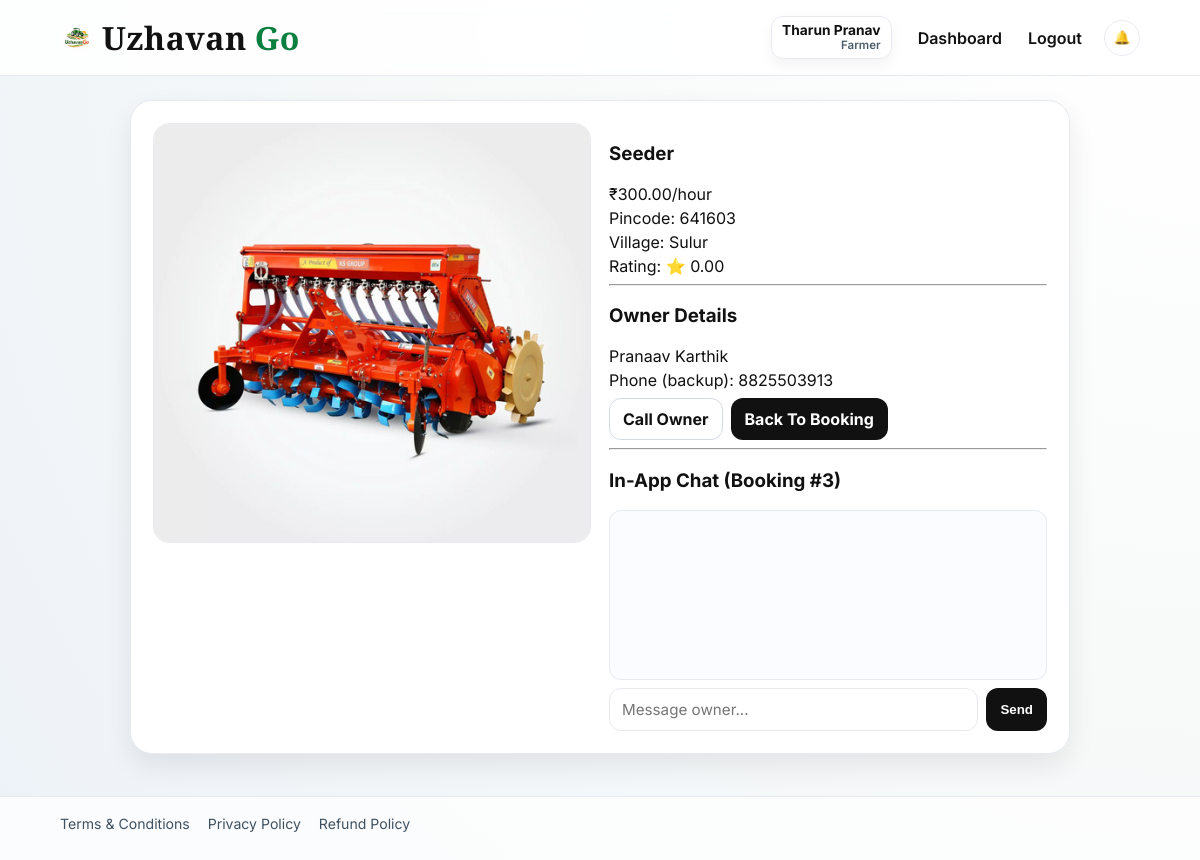
Screenshot of /tractor/2 (signed in) with the database file from the repository.
### app/models/user.py (models this page shows)
class User(UserMixin, TimestampMixin, db.Model):
    __tablename__ = "users"
    id = db.Column(PKType, primary_key=True, autoincrement=True)
    full_name = db.Column(db.String(120), nullable=False)
    email = db.Column(db.String(255), nullable=False, unique=True, index=True)
    phone = db.Column(db.String(10), nullable=False, index=True, default="")
    password_hash = db.Column(db.String(255), nullable=False)
    role = db.Column(db.String(24), nullable=False, index=True)
    is_verified_owner = db.Column(db.Boolean, nullable=False, default=False, index=True)
    is_active_user = db.Column(db.Boolean, nullable=False, default=True)
    last_login = db.Column(db.DateTime(timezone=True), nullable=True, index=True)
    tractors = db.relationship("Tractor", back_populates="owner", lazy="dynamic")
    bookings = db.relationship("Booking", back_populates="farmer", lazy="dynamic", foreign_keys="Booking.farmer_id")
    owner_bookings = db.relationship("Booking", back_populates="owner", lazy="dynamic", foreign_keys="Booking.owner_id")
    notifications = db.relationship("Notification", back_populates="user", lazy="dynamic")
    earnings = db.relationship("OwnerEarning", back_populates="owner", lazy="dynamic")
    sent_messages = db.relationship(
        "ChatMessage",
        back_populates="sender",
        lazy="dynamic",
        foreign_keys="ChatMessage.sender_id",
    )

### app/models/tractor.py (models this page shows)
class Tractor(TimestampMixin, db.Model):
    __tablename__ = "tractors"
    id = db.Column(PKType, primary_key=True, autoincrement=True)
    owner_id = db.Column(PKType, db.ForeignKey("users.id", ondelete="CASCADE"), nullable=False, index=True)
    title = db.Column(db.String(140), nullable=False)
    description = db.Column(db.Text, nullable=True)
    price_per_hour = db.Column(db.Numeric(10, 2), nullable=False)
    image_path = db.Column(db.String(500), nullable=True)
    latitude = db.Column(db.Numeric(10, 7), nullable=True)
    longitude = db.Column(db.Numeric(10, 7), nullable=True)
    location_label = db.Column(db.String(255), nullable=True)
    pincode = db.Column(db.String(6), nullable=False, index=True, default="")
    village = db.Column(db.String(120), nullable=True)
    district = db.Column(db.String(120), nullable=True)
    equipment_type = db.Column(db.String(24), nullable=False, default="Tractor", index=True)
    availability_status = db.Column(db.String(24), nullable=False, default="available", index=True)
    is_available = db.Column(db.Boolean, nullable=False, default=True, index=True)
    rating_avg = db.Column(db.Numeric(3, 2), nullable=False, default=0)
    average_rating = db.Column(db.Numeric(3, 2), nullable=False, default=0)
    rating_count = db.Column(db.Integer, nullable=False, default=0)
    owner = db.relationship("User", back_populates="tractors")
    bookings = db.relationship("Booking", back_populates="tractor", lazy="dynamic")
    reviews = db.relationship("Review", back_populates="tractor", lazy="dynamic")
    __table_args__ = (
        db.Index("ix_tractors_owner_available", "owner_id", "is_available"),
        db.Index("ix_tractors_created_at", "created_at"),
        db.Index("ix_tractors_pincode", "pincode"),
    )

### app/models/booking.py (models this page shows)
class Booking(TimestampMixin, db.Model):
    __tablename__ = "bookings"
    id = db.Column(PKType, primary_key=True, autoincrement=True)
    tractor_id = db.Column(PKType, db.ForeignKey("tractors.id", ondelete="CASCADE"), nullable=False, index=True)
    farmer_id = db.Column(PKType, db.ForeignKey("users.id", ondelete="CASCADE"), nullable=False, index=True)
    owner_id = db.Column(PKType, db.ForeignKey("users.id", ondelete="CASCADE"), nullable=False, index=True)
    status = db.Column(db.String(24), nullable=False, default="pending", index=True)
    start_time = db.Column(db.DateTime(timezone=True), nullable=False)
    end_time = db.Column(db.DateTime(timezone=True), nullable=False)
    hours = db.Column(db.Integer, nullable=False)
    quoted_price_per_hour = db.Column(db.Numeric(10, 2), nullable=False)
    total_amount = db.Column(db.Numeric(12, 2), nullable=False)
    total_base_price = db.Column(db.Numeric(12, 2), nullable=False, default=0)
    total_addon_price = db.Column(db.Numeric(12, 2), nullable=False, default=0)
    grand_total = db.Column(db.Numeric(12, 2), nullable=False, default=0)
    surge_multiplier = db.Column(db.Numeric(5, 2), nullable=False, default=1)
    commission_pct = db.Column(db.Numeric(5, 2), nullable=False, default=10)
    commission_amount = db.Column(db.Numeric(12, 2), nullable=False, default=0)
    owner_payout_amount = db.Column(db.Numeric(12, 2), nullable=False, default=0)
    accepted_at = db.Column(db.DateTime(timezone=True), nullable=True)
    en_route_at = db.Column(db.DateTime(timezone=True), nullable=True)
    started_at = db.Column(db.DateTime(timezone=True), nullable=True)
    completed_at = db.Column(db.DateTime(timezone=True), nullable=True)
    farmer_confirmed_at = db.Column(db.DateTime(timezone=True), nullable=True)
    completion_confirmed_hours = db.Column(db.Integer, nullable=True)
    cancelled_at = db.Column(db.DateTime(timezone=True), nullable=True)
    paid_at = db.Column(db.DateTime(timezone=True), nullable=True)
    farmer_note = db.Column(db.Text, nullable=True)
    owner_note = db.Column(db.Text, nullable=True)
    tractor = db.relationship("Tractor", back_populates="bookings")
    farmer = db.relationship("User", back_populates="bookings", foreign_keys=[farmer_id])
    owner = db.relationship("User", back_populates="owner_bookings", foreign_keys=[owner_id])
    payment = db.relationship("Payment", back_populates="booking", uselist=False)
    addons = db.relationship("BookingAddon", back_populates="booking", lazy="dynamic", cascade="all, delete-orphan")
    __table_args__ = (
        db.Index("ix_bookings_farmer_status", "farmer_id", "status"),
        db.Index("ix_bookings_tractor_status", "tractor_id", "status"),
        db.CheckConstraint("hours > 0", name="ck_booking_hours_positive"),
    )

### app/routes/web/dashboard.py (the view)
@web_dashboard_bp.get("/tractor/<int:tractor_id>")
@login_required
@role_required("farmer")
def tractor_detail(tractor_id):
    tractor = Tractor.query.get_or_404(tractor_id)
    owner = User.query.get_or_404(tractor.owner_id)
    recent_booking = (
        Booking.query.filter_by(tractor_id=tractor.id, farmer_id=current_user.id)
        .order_by(Booking.created_at.desc())
        .first()
    )
    return render_template(
        "tractor_detail.html",
        tractor=tractor,
        owner=owner,
        recent_booking=recent_booking,
    )

### app/__init__.py (called while the page is built)
@login_manager.user_loader
def load_user(user_id):
    return User.query.get(int(user_id))

### app/services/notification_service.py (called while the page is built)
    @staticmethod
    def unread_count(user_id):
        return Notification.query.filter_by(user_id=user_id, is_read=False).count()

    @staticmethod
    def latest_for_user(user_id, limit=10):
        return (
            Notification.query.filter_by(user_id=user_id, is_read=False)
            .order_by(Notification.created_at.desc())
            .limit(limit)
            .all()
        )

### templates/tractor_detail.html (shortened to what this page needs)
{% extends 'base.html' %}
{% block content %}
<section class="tractor-detail-wrap">
    <article class="tractor-detail-card">
        {% if tractor.image_path %}
            <img src="{{ url_for('static', filename=tractor.image_path) }}" alt="{{ tractor.title }}" class="tractor-detail-image" />
        {% endif %}
        <div class="tractor-detail-content">
            <h1>{{ tractor.title }}</h1>
            <p>₹{{ tractor.price_per_hour }}/hour</p>
            <p>Pincode: {{ tractor.pincode }}</p>
            <p>Village: {{ tractor.village or 'N/A' }}</p>
            <p>Rating: ⭐ {{ tractor.average_rating or tractor.rating_avg }}</p>
            <hr />
            <h3>Owner Details</h3>
            <p>{{ owner.full_name }}</p>
            <p>Phone (backup): {{ owner.phone }}</p>
            <div class="inline-actions">
                <a href="tel:{{ owner.phone }}" class="btn line">Call Owner</a>
                <a href="{{ url_for('web_dashboard.farmer_dashboard') }}" class="btn black">Back To Booking</a>
            </div>
            {% if recent_booking %}
            <hr />
            <h3>In-App Chat (Booking #{{ recent_booking.id }})</h3>
            <div id="chatBox" class="chat-box"></div>
            <div class="inline-actions">
                <input id="chatInput" placeholder="Message owner..." />
                <button type="button" class="btn black" id="chatSendBtn">Send</button>
            </div>
            {% else %}
            <p class="muted">Chat unlocks after you make a booking for this tractor.</p>
            {% endif %}
        </div>
    </article>
</section>
{% endblock %}

### templates/base.html (shortened to what this page needs)
<!DOCTYPE html>
<html lang="en">
<head>
    <link rel="stylesheet" href="{{ url_for('static', filename='css/styles.css') }}" />
</head>
<body>
<header class="topbar">
    <a href="{{ url_for('web_auth.landing') }}" class="brand signature-brand">
        <img
            src="{{ url_for('static', filename='images/uzhavango-logo-64.png') }}"
            alt="UzhavanGo"
            class="brand-logo"
            onerror="this.style.display='none';"
        />
        <span class="brand-black">Uzhavan</span><span class="brand-green">Go</span>
    </a>
    <nav>
        {% if current_user.is_authenticated %}
            <span class="user-chip" title="Logged in user">
                <strong>{{ current_user.full_name }}</strong>
                <small>{{ current_user.role|title }}</small>
            </span>
            <a href="{{ url_for('web_dashboard.dashboard') }}">Dashboard</a>
            <a href="{{ url_for('web_auth.logout') }}">Logout</a>
            <div class="notification-menu-wrap">
                <button class="icon-btn" id="notifBellBtn" type="button">
                    🔔
                </button>
            </div>
        {% else %}
            <a href="{{ url_for('web_auth.login') }}">Login</a>
            <a href="{{ url_for('web_auth.register') }}">Register</a>
        {% endif %}
    </nav>
</header>
<main class="page">
    {% block content %}{% endblock %}
</main>
<footer class="site-footer">
    <a href="{{ url_for('web_auth.terms_page') }}">Terms &amp; Conditions</a>
    <a href="{{ url_for('web_auth.privacy_page') }}">Privacy Policy</a>
    <a href="{{ url_for('web_auth.refund_page') }}">Refund Policy</a>
</footer>
</body>
</html>

### static/css/styles.css (style rules this page uses)
:root { --bg: #F8FAF9; --card: #fff; --ink: #111111; --muted: #6b7280; --line: #e7ebf0; --green: #1E7F3F; --accent: #F59E0B; --radius: 16px; --shadow: 0 12px 28px rgba(0, 0, 0, 0.08); }
* { box-sizing: border-box; }
body { margin: 0; font-family: "Inter", "Poppins", sans-serif; color: var(--ink); background: radial-gradient(circle at top right, #ffffff 0%, var(--bg) 45%, #edf2f8 100%); }
.site-footer { border-top: 1px solid var(--line); padding: 18px 5vw 28px; display: flex; gap: 18px; flex-wrap: wrap; background: rgba(255, 255, 255, 0.75); }
.site-footer a { color: #3f5160; text-decoration: none; font-size: 0.88rem; }
.topbar { display: flex; justify-content: space-between; align-items: center; padding: 16px 5vw; border-bottom: 1px solid var(--line); position: sticky; top: 0; backdrop-filter: blur(8px); background: rgba(255, 255, 255, 0.86); }
.brand { text-decoration: none; color: var(--ink); font-weight: 800; font-size: 1.2rem; }
.signature-brand { font-family: "Playfair Display", serif; letter-spacing: 0.5px; font-size: 2rem; display: inline-flex; align-items: center; gap: 8px; }
.brand-black { color: #111; }
.brand-green { color: #0A7F3F; }
.brand-logo { width: 34px; height: 34px; object-fit: contain; border-radius: 50%; }
nav a { text-decoration: none; color: var(--ink); margin-left: 16px; font-weight: 600; }
.topbar nav { display: flex; align-items: center; gap: 10px; }
.user-chip { display: inline-flex; flex-direction: column; align-items: flex-end; justify-content: center; padding: 6px 10px; border: 1px solid var(--line); border-radius: 12px; background: #fff; box-shadow: 0 6px 14px rgba(0, 0, 0, 0.05); line-height: 1.15; }
.user-chip strong { font-size: 0.86rem; max-width: 220px; overflow: hidden; text-overflow: ellipsis; white-space: nowrap; }
.user-chip small { color: #4b5d6b; font-size: 0.72rem; font-weight: 600; }
.icon-btn { background: #fff; border: 1px solid var(--line); border-radius: 999px; width: 36px; height: 36px; margin-left: 12px; cursor: pointer; position: relative; }
.notification-menu-wrap { position: relative; display: inline-flex; align-items: center; }
.page { padding: 24px 5vw 42px; }
input, select, textarea { width: 100%; border: 1px solid var(--line); border-radius: 12px; padding: 11px 12px; font-family: inherit; font-size: 0.95rem; background: #fff; }
.btn { border-radius: 12px; border: 1px solid transparent; padding: 10px 13px; font-weight: 700; text-decoration: none; display: inline-block; cursor: pointer; }
.btn.black { background: #111; color: #fff; }
.btn.line { background: #fff; color: #111; border-color: #d4dae2; }
.inline-actions { display: flex; gap: 8px; margin-top: 8px; }
.chat-box { border: 1px solid var(--line); border-radius: 12px; min-height: 170px; max-height: 280px; overflow: auto; padding: 10px; margin-bottom: 8px; background: #fafcff; }
.tractor-detail-wrap { display: grid; place-items: center; }
.tractor-detail-card { width: min(940px, 100%); background: #fff; border: 1px solid var(--line); border-radius: 22px; box-shadow: var(--shadow); padding: 22px; display: grid; grid-template-columns: 1fr 1fr; gap: 18px; }
.tractor-detail-image { width: 100%; height: 420px; object-fit: cover; border-radius: 16px; border: 1px solid var(--line); }
.tractor-detail-content p { margin: 4px 0; }

### rows the page displays
User: full_name "Tharun Pranav", role "Farmer"
Tractor: image_path (picture), title "Seeder", price_per_hour "300.00", pincode "641603", village "Sulur", average_rating+rating_avg "0.00"
User: full_name "Pranaav Karthik", phone "8825503913"
Booking: id "3"
